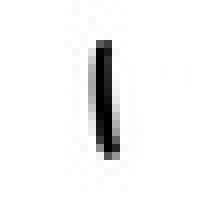
#> input picture custom_imgs/1.resized.JPG, 28 x 27 px (shown 8 times larger); its folder holds only this picture in this run
$ python custom_img_test.py
#> lines starting #> are read from the running program, lines starting #| are printed output that depends on the picture
from NeuralNetwork import NeuralNetwork as NN
import cv2
import numpy as np
import os

def convert_output(o):
    if (o >= .5):
        return 1
    else:
        return 0

def num_correct(ans, res):
    num_corr = 0
    for i in range(ans.shape[0]):
        if (np.array_equal(ans[i], res[i])):
            num_corr += 1
    return num_corr

def corr(ans, res):
    num_corr = np.zeros(ans.shape[0])
    for i in range(ans.shape[0]):
        if (np.array_equal(ans[i], res[i])):
            num_corr[i] = 1
    return num_corr

vout = np.vectorize(convert_output)

x = np.zeros((10, 784))

for i in range(10):
    img = cv2.imread(os.path.join('custom_imgs', str(i + 1) + '.resized.JPG'), 0)
#> img is the input picture: shape (27, 28); min 0, max 255, mean 244
    img = cv2.bitwise_not(img)
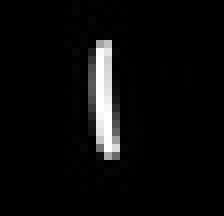
#> img: shape (27, 28) (shown 8 times larger); min 0, max 255, mean 11

    if(img.shape[0] < 28):
        img = np.append(img, np.zeros(((28 - img.shape[0]), 28)), axis = 0)
#> img: shape (28, 28) float64
#> (the run stopped early here; a loop or call above may not have finished)
